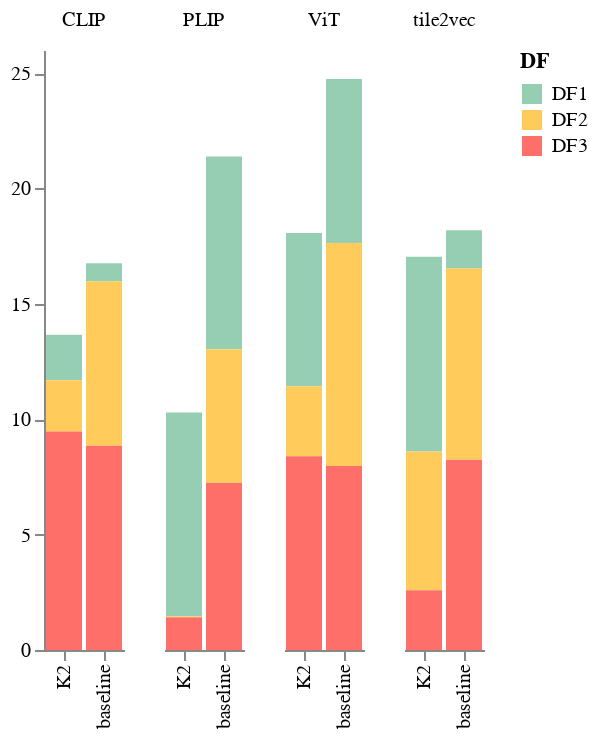

Source (notebook cell):
### Code cell
alt.Chart(df).mark_bar().encode(

    # tell Altair which field to group columns on
    x=alt.X('c2:N', title=None),

    # tell Altair which field to use as Y values and how to calculate
    y=alt.Y('sum(values):Q',axis=alt.Axis(grid=False,title=None)),

    # tell Altair which field to use to use as the set of columns to be  represented in each group
    column=alt.Column('c1:N', title=None),

    # tell Altair which field to use for color segmentation 
    color=alt.Color('DF:N',scale=alt.Scale(range=['#96ceb4', '#ffcc5c','#ff6f69'],),)).configure_view(strokeOpacity=0)
    # remove grid lines around column clusters  
    # make it look pretty with an enjoyable color pallet

### Figure 1 — Vega-Lite specification as saved in the notebook (floating-point values rounded to 4 significant figures)
{"config": {"view": {"continuousWidth": 300, "continuousHeight": 300, "strokeOpacity": 0}}, "data": {"name": "data-06ce5fd03a921b5b4a750ae9be80f5da"}, "mark": {"type": "bar"}, "encoding": {"color": {"field": "DF", "scale": {"range": ["#96ceb4", "#ffcc5c", "#ff6f69"]}, "type": "nominal"}, "column": {"field": "c1", "title": null, "type": "nominal"}, "x": {"field": "c2", "title": null, "type": "nominal"}, "y": {"aggregate": "sum", "axis": {"grid": false, "title": null}, "field": "values", "type": "quantitative"}}, "$schema": "https://vega.github.io/schema/vega-lite/v5.14.1.json", "datasets": {"data-06ce5fd03a921b5b4a750ae9be80f5da": [{"c1": "tile2vec", "c2": "baseline", "values": 1.665, "DF": "DF1"}, {"c1": "tile2vec", "c2": "K2", "values": 8.435, "DF": "DF1"}, {"c1": "ViT", "c2": "baseline", "values": 7.106, "DF": "DF1"}, {"c1": "ViT", "c2": "K2", "values": 6.637, "DF": "DF1"}, {"c1": "CLIP", "c2": "baseline", "values": 0.781, "DF": "DF1"}, {"c1": "CLIP", "c2": "K2", "values": 1.981, "DF": "DF1"}, {"c1": "PLIP", "c2": "baseline", "values": 8.354, "DF": "DF1"}, {"c1": "PLIP", "c2": "K2", "values": 8.824, "DF": "DF1"}, {"c1": "tile2vec", "c2": "baseline", "values": 8.286, "DF": "DF2"}, {"c1": "tile2vec", "c2": "K2", "values": 6.018, "DF": "DF2"}, {"c1": "ViT", "c2": "baseline", "values": 9.665, "DF": "DF2"}, {"c1": "ViT", "c2": "K2", "values": 3.032, "DF": "DF2"}, {"c1": "CLIP", "c2": "baseline", "values": 7.12, "DF": "DF2"}, {"c1": "CLIP", "c2": "K2", "values": 2.219, "DF": "DF2"}, {"c1": "PLIP", "c2": "baseline", "values": 5.794, "DF": "DF2"}, {"c1": "PLIP", "c2": "K2", "values": 0.04836, "DF": "DF2"}, {"c1": "tile2vec", "c2": "baseline", "values": 8.242, "DF": "DF3"}, {"c1": "tile2vec", "c2": "K2", "values": 2.588, "DF": "DF3"}, {"c1": "ViT", "c2": "baseline", "values": 7.977, "DF": "DF3"}, {"c1": "ViT", "c2": "K2", "values": 8.399, "DF": "DF3"}, {"c1": "CLIP", "c2": "baseline", "values": 8.856, "DF": "DF3"}, {"c1": "CLIP", "c2": "K2", "values": 9.465, "DF": "DF3"}, {"c1": "PLIP", "c2": "baseline", "values": 7.243, "DF": "DF3"}, {"c1": "PLIP", "c2": "K2", "values": 1.419, "DF": "DF3"}]}}
